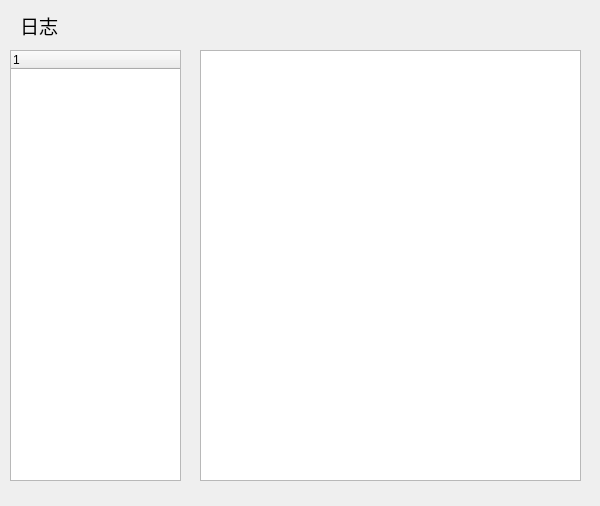
<?xml version="1.0" encoding="UTF-8"?>
<ui version="4.0">
 <class>blogFrame</class>
 <widget class="QWidget" name="blogFrame">
  <property name="geometry">
   <rect>
    <x>0</x>
    <y>0</y>
    <width>600</width>
    <height>506</height>
   </rect>
  </property>
  <property name="windowTitle">
   <string>Form</string>
  </property>
  <widget class="QTreeWidget" name="treewid">
   <property name="geometry">
    <rect>
     <x>10</x>
     <y>50</y>
     <width>171</width>
     <height>431</height>
    </rect>
   </property>
   <column>
    <property name="text">
     <string/>
    </property>
   </column>
  </widget>
  <widget class="QTextBrowser" name="textBrowser">
   <property name="geometry">
    <rect>
     <x>200</x>
     <y>50</y>
     <width>381</width>
     <height>431</height>
    </rect>
   </property>
  </widget>
  <widget class="QLabel" name="label">
   <property name="geometry">
    <rect>
     <x>20</x>
     <y>10</y>
     <width>101</width>
     <height>31</height>
    </rect>
   </property>
   <property name="font">
    <font>
     <family>黑体</family>
     <pointsize>14</pointsize>
    </font>
   </property>
   <property name="text">
    <string>日志</string>
   </property>
  </widget>
 </widget>
 <resources/>
 <connections/>
</ui>
